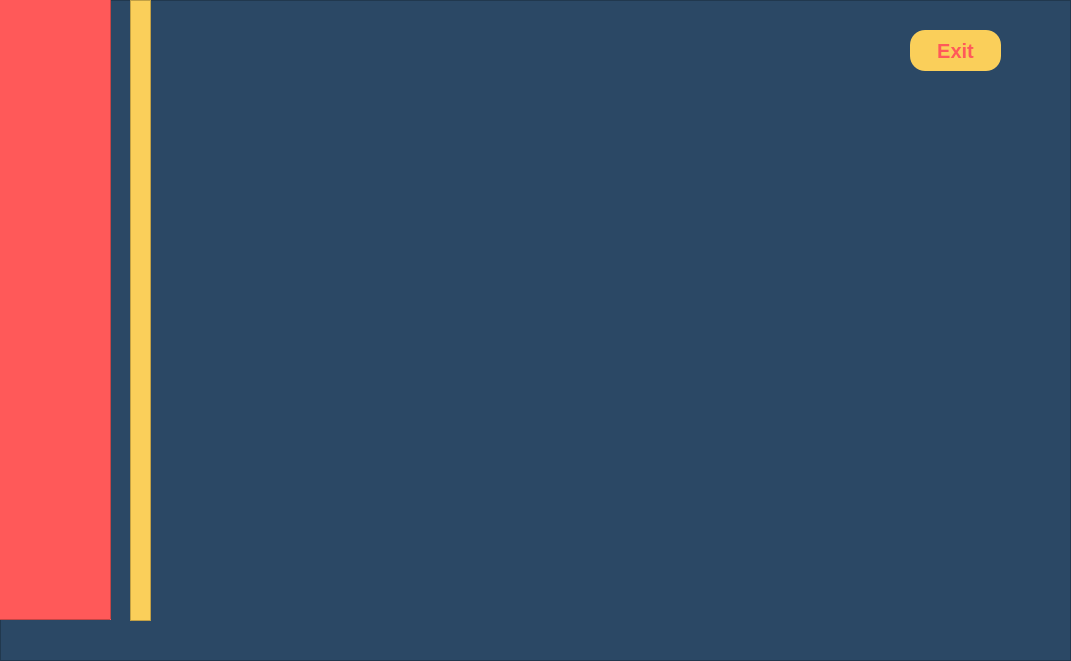
  <widget class="QFrame" name="frame">
   <property name="geometry">
    <rect>
     <x>0</x>
     <y>0</y>
     <width>1071</width>
     <height>661</height>
    </rect>
   </property>
   <property name="styleSheet">
    <string notr="true">background : #2B4865;</string>
   </property>
   <property name="frameShape">
    <enum>QFrame::StyledPanel</enum>
   </property>
   <property name="frameShadow">
    <enum>QFrame::Raised</enum>
   </property>
   <widget class="QFrame" name="frame_2">
    <property name="geometry">
     <rect>
      <x>-20</x>
      <y>-1</y>
      <width>131</width>
      <height>621</height>
     </rect>
    </property>
    <property name="styleSheet">
     <string notr="true">background : #FF5959;</string>
    </property>
    <property name="frameShape">
     <enum>QFrame::StyledPanel</enum>
    </property>
    <property name="frameShadow">
     <enum>QFrame::Raised</enum>
    </property>
   </widget>
   <widget class="QFrame" name="frame_3">
    <property name="geometry">
     <rect>
      <x>130</x>
      <y>0</y>
      <width>21</width>
      <height>621</height>
     </rect>
    </property>
    <property name="styleSheet">
     <string notr="true">background : #FACF5A;
</string>
    </property>
    <property name="frameShape">
     <enum>QFrame::StyledPanel</enum>
    </property>
    <property name="frameShadow">
     <enum>QFrame::Raised</enum>
    </property>
   </widget>
   <widget class="QPushButton" name="pushButton_quitter">
    <property name="geometry">
     <rect>
      <x>910</x>
      <y>30</y>
      <width>91</width>
      <height>41</height>
     </rect>
    </property>
    <property name="font">
     <font>
      <pointsize>15</pointsize>
      <weight>75</weight>
      <bold>true</bold>
     </font>
    </property>
    <property name="styleSheet">
     <string notr="true">QPushButton{
border-radius:15px;
	background:#FACF5A;
	color:#FF5959;
	font-weight : bold;
}
QPushButton:hover
{
		background:#FF5959;
		color:#FACF5A;
		font-weight: bold;
}</string>
    </property>
    <property name="text">
     <string>Exit</string>
    </property>
   </widget>
  </widget>
